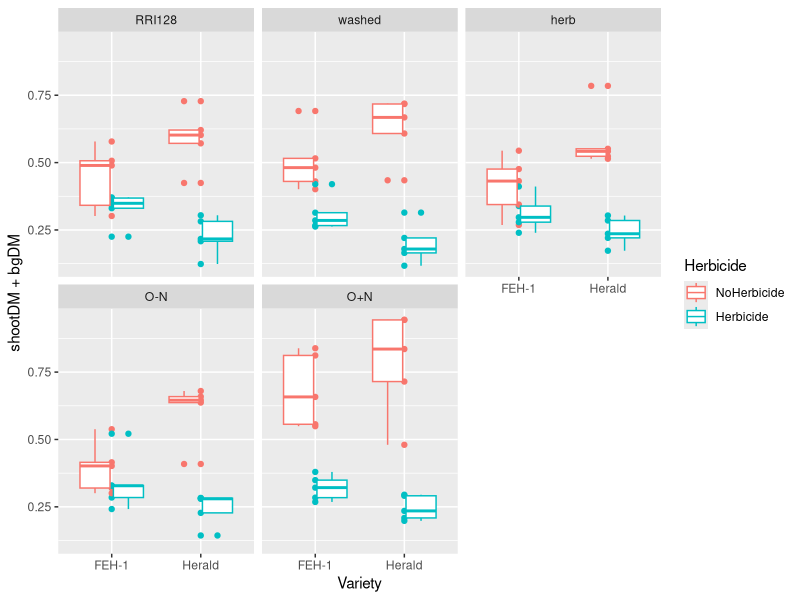
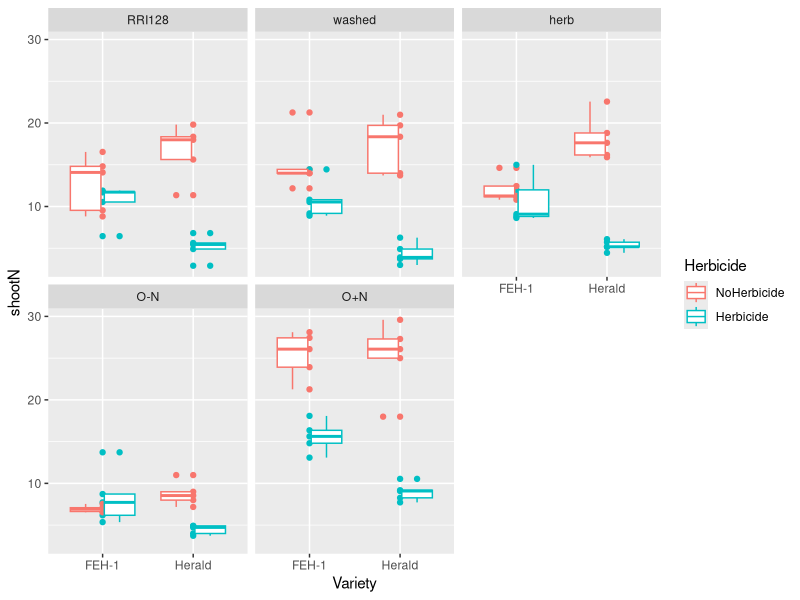
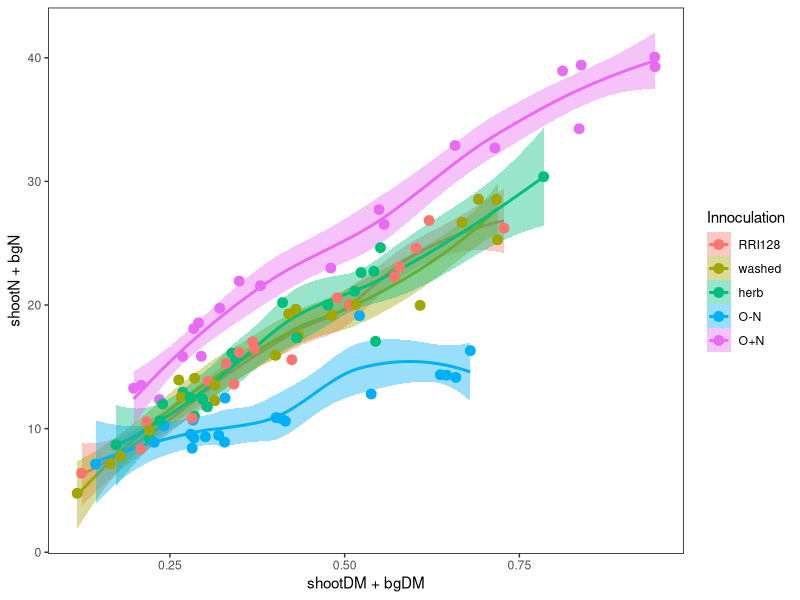
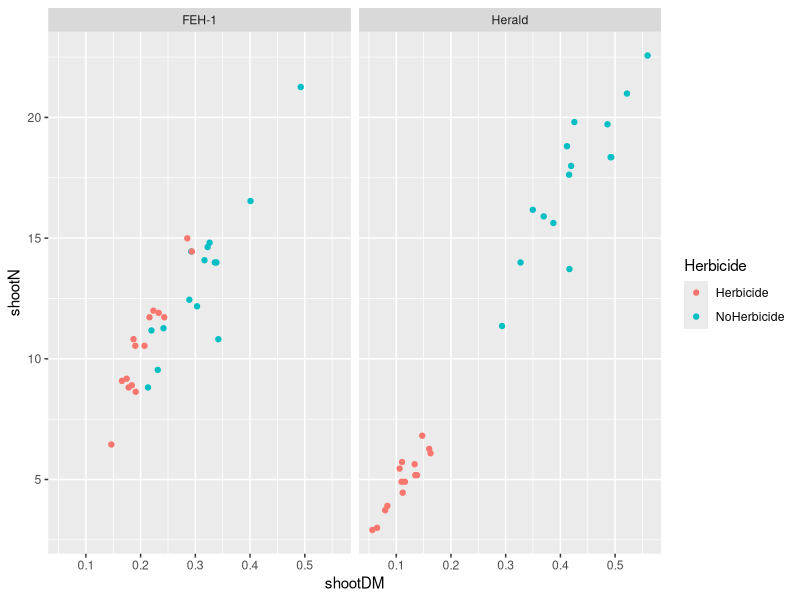
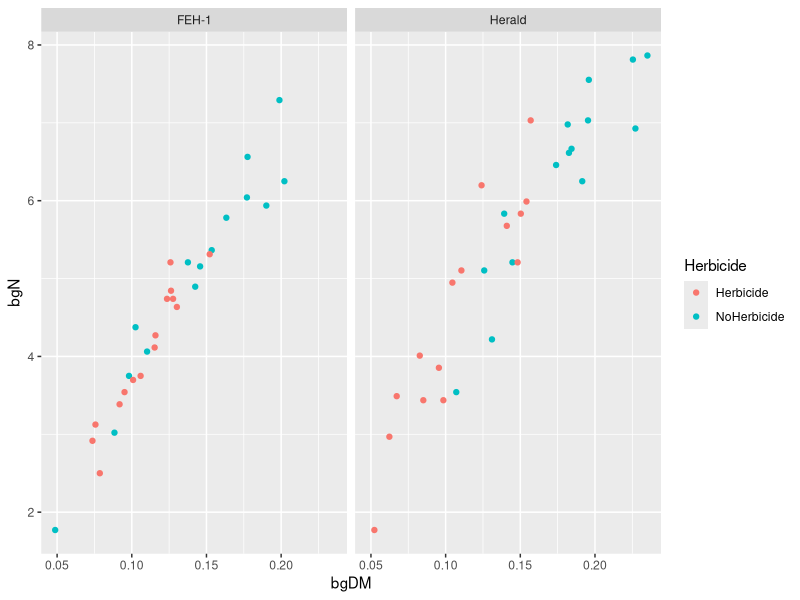
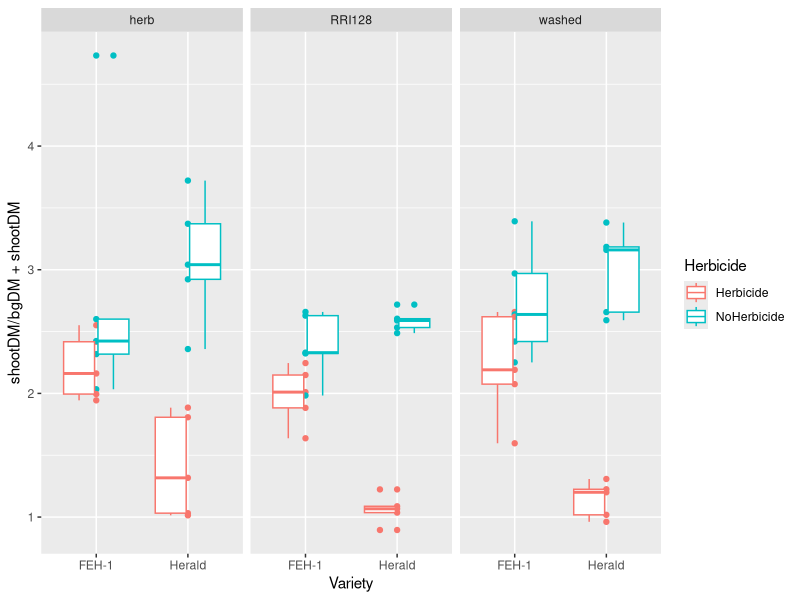
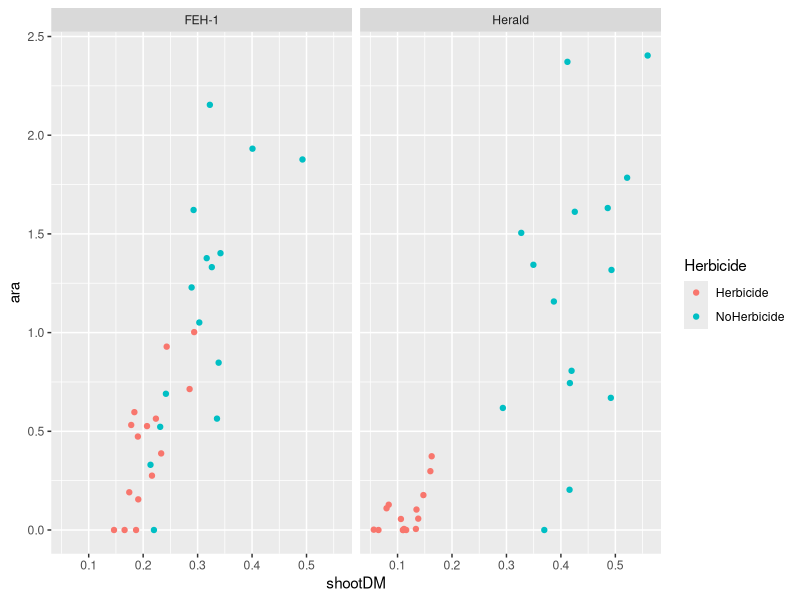
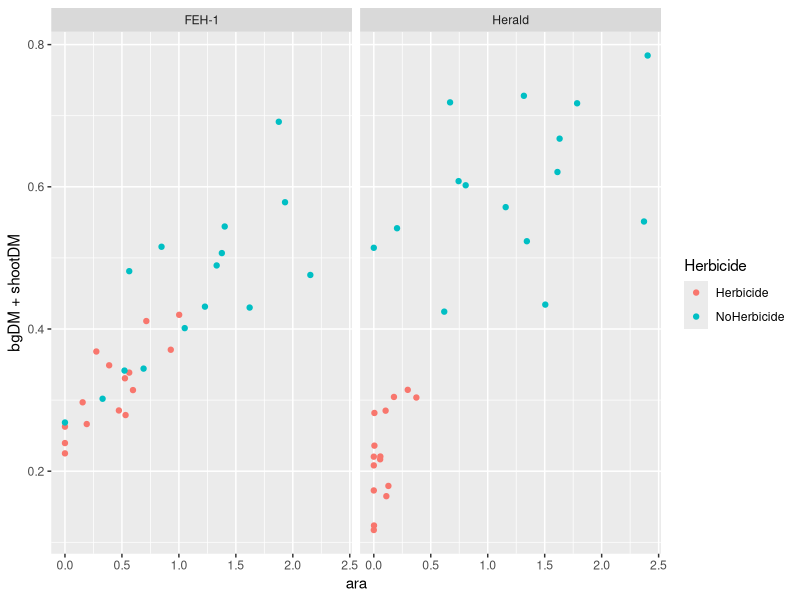

Generate these figures, in order, with R:
install.packages("emmeans")
install.packages("ggplot2")
install.packages("tidyverse")
library(emmeans)
library(ggplot2)
library(tidyverse)
install.packages("lmerTest")
library(lmerTest)

herb <- read.csv("data/herbicide_raw_data.csv")

herb$Block <- factor(herb$Block)
herb$Innoculation <- factor(herb$Innoculation, c("RRI128", "washed", "herb", "O-N", "O+N"))
herb$Herbicide <- factor(herb$Herbicide, c("NoHerbicide", "Herbicide"))

str(herb)
View(herb)

herb$totalN <- herb$shootN + herb$bgN

# create a tibble called herb2 where shootN and bgN are summed to give totalN
herb2 <- read_csv("data/herbicide_raw_data.csv")

View(herb2)

# create a tibble called herb3 without uninoculated
herb3 <- filter(herb2, Innoculation %in% c("RRI128", "herb", "washed"))
View(herb3)

str(herb)

herb4 <- filter(herb, Innoculation %in% c("RRI128", "herb", "washed"))
str(herb4)


# some plots for visualisation

ggplot(herb, aes(Variety, shootDM + bgDM, colour = Herbicide)) +
  geom_point() +
  geom_boxplot() +
  facet_wrap("Innoculation")


ggplot(herb, aes(Variety, shootN, colour = Herbicide)) +
  geom_point() +
  geom_boxplot() +
  facet_wrap("Innoculation")

ggplot(herb, aes(shootDM + bgDM, shootN + bgN, colour = Innoculation)) +
  geom_smooth(aes(fill = Innoculation)) +
  geom_point(size = 3) +
  theme(panel.grid = element_blank(),
         panel.background = element_rect(fill = "white"),
        panel.border = element_rect(fill = NA))


ggplot(herb3, aes(shootDM, shootN, colour = Herbicide)) +
  geom_point() +
  facet_wrap("Variety")

ggplot(herb3, aes(bgDM, bgN, colour = Herbicide)) +
  geom_point() +
  facet_wrap("Variety")

ggplot(herb3, aes(Variety, shootDM / bgDM + shootDM, colour = Herbicide)) +
  geom_point() +
  geom_boxplot() +
  facet_wrap("Innoculation")

# look at the relationship between ara and nodules, roots, shoots
ggplot(herb3, aes(shootDM, ara, colour = Herbicide)) +
  geom_point() +
  facet_wrap("Variety")

ggplot(herb3, aes(ara, bgDM + shootDM, colour = Herbicide)) +
  geom_point() +
  facet_wrap("Variety")

ggplot(herb3, aes(shootDM + bgDM, shootDM, colour = Herbicide)) +
  geom_point() +
  facet_wrap("Variety")

ggplot(herb3, aes(bgDM - pinknodmass - nonpinknodmass, pinknodmass, colour = Herbicide)) +
  geom_point() +
  facet_wrap("Variety")

ggplot(herb3, aes(bgDM - pinknodmass - nonpinknodmass, pinknods + nonpinknods, colour = Herbicide)) +
  geom_point() +
  facet_wrap("Variety")

# some analyses

aralm <- lm(ara~Variety*Herbicide*Innoculation + Block, data = herb3)
anova(aralm)
plot(aralm, which=1)

aralm1 <- lm(log(ara+1)~Variety*Herbicide*Innoculation + Block, data = herb3)
anova(aralm1)
plot(aralm1, which=1)

aralm2 <- lm(sqrt(ara)~Variety*Herbicide*Innoculation + Block, data = herb3)
anova(aralm2)
plot(aralm2, which =1)
emmeans(aralm2, ~Variety*Herbicide)
emmeans(aralm2, ~Variety*Herbicide, type = "response")

aralmer <- lmer(sqrt(ara)~Variety*Herbicide*Innoculation + (1|Block), data=herb3)
anova(aralmer)
summary(aralmer)
emmeans(aralmer, ~Variety*Herbicide, type = "response")
